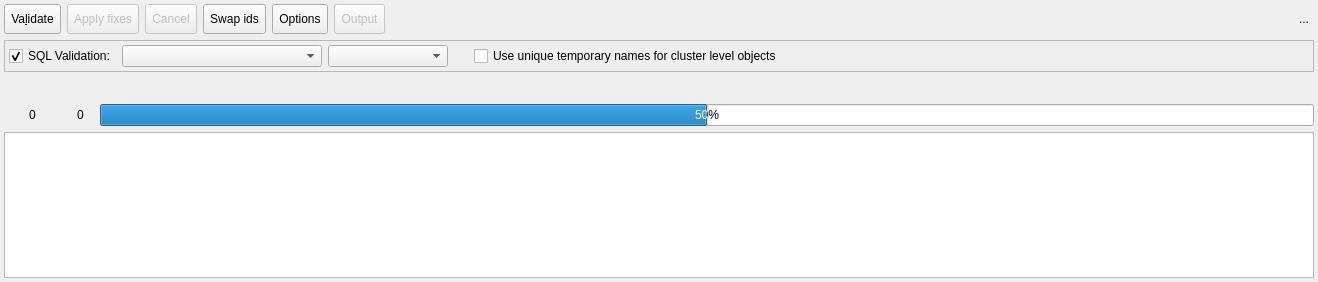
<?xml version="1.0" encoding="UTF-8"?>
<ui version="4.0">
 <class>ModelValidationWidget</class>
 <widget class="QWidget" name="ModelValidationWidget">
  <property name="geometry">
   <rect>
    <x>0</x>
    <y>0</y>
    <width>1318</width>
    <height>282</height>
   </rect>
  </property>
  <property name="sizePolicy">
   <sizepolicy hsizetype="Minimum" vsizetype="Preferred">
    <horstretch>0</horstretch>
    <verstretch>0</verstretch>
   </sizepolicy>
  </property>
  <property name="minimumSize">
   <size>
    <width>0</width>
    <height>230</height>
   </size>
  </property>
  <property name="baseSize">
   <size>
    <width>500</width>
    <height>0</height>
   </size>
  </property>
  <property name="windowTitle">
   <string>Form</string>
  </property>
  <layout class="QGridLayout" name="gridLayout">
   <property name="leftMargin">
    <number>4</number>
   </property>
   <property name="topMargin">
    <number>4</number>
   </property>
   <property name="rightMargin">
    <number>4</number>
   </property>
   <property name="bottomMargin">
    <number>4</number>
   </property>
   <item row="0" column="4">
    <widget class="QToolButton" name="options_btn">
     <property name="enabled">
      <bool>true</bool>
     </property>
     <property name="sizePolicy">
      <sizepolicy hsizetype="Fixed" vsizetype="Fixed">
       <horstretch>0</horstretch>
       <verstretch>0</verstretch>
      </sizepolicy>
     </property>
     <property name="minimumSize">
      <size>
       <width>0</width>
       <height>30</height>
      </size>
     </property>
     <property name="toolTip">
      <string>Try to apply a fix on the selected validation info.</string>
     </property>
     <property name="text">
      <string>Options</string>
     </property>
     <property name="icon">
      <iconset resource="../res/resources.qrc">
       <normaloff>:/icones/icones/config.png</normaloff>:/icones/icones/config.png</iconset>
     </property>
     <property name="iconSize">
      <size>
       <width>20</width>
       <height>20</height>
      </size>
     </property>
     <property name="checkable">
      <bool>true</bool>
     </property>
     <property name="toolButtonStyle">
      <enum>Qt::ToolButtonTextBesideIcon</enum>
     </property>
    </widget>
   </item>
   <item row="0" column="5" colspan="2">
    <widget class="QToolButton" name="output_btn">
     <property name="enabled">
      <bool>false</bool>
     </property>
     <property name="sizePolicy">
      <sizepolicy hsizetype="Fixed" vsizetype="Fixed">
       <horstretch>0</horstretch>
       <verstretch>0</verstretch>
      </sizepolicy>
     </property>
     <property name="minimumSize">
      <size>
       <width>0</width>
       <height>30</height>
      </size>
     </property>
     <property name="toolTip">
      <string>Handles the validation output</string>
     </property>
     <property name="text">
      <string>Output</string>
     </property>
     <property name="icon">
      <iconset resource="../res/resources.qrc">
       <normaloff>:/icones/icones/outputpane.png</normaloff>:/icones/icones/outputpane.png</iconset>
     </property>
     <property name="iconSize">
      <size>
       <width>20</width>
       <height>20</height>
      </size>
     </property>
     <property name="checkable">
      <bool>false</bool>
     </property>
     <property name="popupMode">
      <enum>QToolButton::InstantPopup</enum>
     </property>
     <property name="toolButtonStyle">
      <enum>Qt::ToolButtonTextBesideIcon</enum>
     </property>
    </widget>
   </item>
   <item row="0" column="7">
    <spacer name="horizontalSpacer">
     <property name="orientation">
      <enum>Qt::Horizontal</enum>
     </property>
     <property name="sizeHint" stdset="0">
      <size>
       <width>405</width>
       <height>17</height>
      </size>
     </property>
    </spacer>
   </item>
   <item row="3" column="0" colspan="13">
    <widget class="QTreeWidget" name="output_trw">
     <property name="editTriggers">
      <set>QAbstractItemView::DoubleClicked|QAbstractItemView::EditKeyPressed</set>
     </property>
     <property name="alternatingRowColors">
      <bool>true</bool>
     </property>
     <property name="selectionMode">
      <enum>QAbstractItemView::SingleSelection</enum>
     </property>
     <property name="selectionBehavior">
      <enum>QAbstractItemView::SelectRows</enum>
     </property>
     <property name="iconSize">
      <size>
       <width>20</width>
       <height>20</height>
      </size>
     </property>
     <property name="indentation">
      <number>20</number>
     </property>
     <property name="uniformRowHeights">
      <bool>true</bool>
     </property>
     <attribute name="headerVisible">
      <bool>false</bool>
     </attribute>
     <column>
      <property name="text">
       <string/>
      </property>
     </column>
    </widget>
   </item>
   <item row="0" column="12">
    <widget class="QToolButton" name="hide_tb">
     <property name="minimumSize">
      <size>
       <width>20</width>
       <height>20</height>
      </size>
     </property>
     <property name="maximumSize">
      <size>
       <width>20</width>
       <height>20</height>
      </size>
     </property>
     <property name="toolTip">
      <string>Hide this widget</string>
     </property>
     <property name="text">
      <string>...</string>
     </property>
     <property name="icon">
      <iconset resource="../res/resources.qrc">
       <normaloff>:/icones/icones/fechar1.png</normaloff>:/icones/icones/fechar1.png</iconset>
     </property>
     <property name="autoRaise">
      <bool>true</bool>
     </property>
    </widget>
   </item>
   <item row="2" column="0" colspan="13">
    <widget class="QWidget" name="prog_info_wgt" native="true">
     <property name="minimumSize">
      <size>
       <width>0</width>
       <height>0</height>
      </size>
     </property>
     <layout class="QGridLayout" name="gridLayout_3">
      <property name="leftMargin">
       <number>0</number>
      </property>
      <property name="topMargin">
       <number>0</number>
      </property>
      <property name="rightMargin">
       <number>0</number>
      </property>
      <property name="bottomMargin">
       <number>0</number>
      </property>
      <item row="1" column="0">
       <layout class="QHBoxLayout" name="horizontalLayout_2">
        <property name="spacing">
         <number>3</number>
        </property>
        <property name="rightMargin">
         <number>10</number>
        </property>
        <item>
         <widget class="QLabel" name="warn_lbl">
          <property name="sizePolicy">
           <sizepolicy hsizetype="Fixed" vsizetype="Fixed">
            <horstretch>0</horstretch>
            <verstretch>0</verstretch>
           </sizepolicy>
          </property>
          <property name="minimumSize">
           <size>
            <width>22</width>
            <height>22</height>
           </size>
          </property>
          <property name="maximumSize">
           <size>
            <width>22</width>
            <height>22</height>
           </size>
          </property>
          <property name="toolTip">
           <string>Warnings: does not prevents model to be saved.</string>
          </property>
          <property name="text">
           <string/>
          </property>
          <property name="textFormat">
           <enum>Qt::AutoText</enum>
          </property>
          <property name="pixmap">
           <pixmap resource="../res/resources.qrc">:/icones/icones/msgbox_alerta.png</pixmap>
          </property>
          <property name="scaledContents">
           <bool>true</bool>
          </property>
         </widget>
        </item>
        <item>
         <widget class="QLabel" name="warn_count_lbl">
          <property name="sizePolicy">
           <sizepolicy hsizetype="Preferred" vsizetype="Fixed">
            <horstretch>0</horstretch>
            <verstretch>0</verstretch>
           </sizepolicy>
          </property>
          <property name="text">
           <string>0</string>
          </property>
          <property name="indent">
           <number>0</number>
          </property>
         </widget>
        </item>
       </layout>
      </item>
      <item row="1" column="2">
       <widget class="QProgressBar" name="validation_prog_pb">
        <property name="sizePolicy">
         <sizepolicy hsizetype="Expanding" vsizetype="Fixed">
          <horstretch>0</horstretch>
          <verstretch>0</verstretch>
         </sizepolicy>
        </property>
        <property name="minimumSize">
         <size>
          <width>0</width>
          <height>0</height>
         </size>
        </property>
        <property name="value">
         <number>50</number>
        </property>
        <property name="invertedAppearance">
         <bool>false</bool>
        </property>
       </widget>
      </item>
      <item row="1" column="1">
       <layout class="QHBoxLayout" name="horizontalLayout">
        <property name="spacing">
         <number>3</number>
        </property>
        <property name="rightMargin">
         <number>10</number>
        </property>
        <item>
         <widget class="QLabel" name="error_lbl">
          <property name="sizePolicy">
           <sizepolicy hsizetype="Fixed" vsizetype="Fixed">
            <horstretch>0</horstretch>
            <verstretch>0</verstretch>
           </sizepolicy>
          </property>
          <property name="minimumSize">
           <size>
            <width>22</width>
            <height>22</height>
           </size>
          </property>
          <property name="maximumSize">
           <size>
            <width>22</width>
            <height>22</height>
           </size>
          </property>
          <property name="toolTip">
           <string>Errors: model will not be saved while there are validation errors.</string>
          </property>
          <property name="text">
           <string/>
          </property>
          <property name="pixmap">
           <pixmap resource="../res/resources.qrc">:/icones/icones/msgbox_erro.png</pixmap>
          </property>
          <property name="scaledContents">
           <bool>true</bool>
          </property>
          <property name="indent">
           <number>0</number>
          </property>
         </widget>
        </item>
        <item>
         <widget class="QLabel" name="error_count_lbl">
          <property name="sizePolicy">
           <sizepolicy hsizetype="Preferred" vsizetype="Fixed">
            <horstretch>0</horstretch>
            <verstretch>0</verstretch>
           </sizepolicy>
          </property>
          <property name="toolTip">
           <string/>
          </property>
          <property name="text">
           <string>0</string>
          </property>
          <property name="indent">
           <number>0</number>
          </property>
         </widget>
        </item>
       </layout>
      </item>
      <item row="0" column="0" colspan="3">
       <layout class="QHBoxLayout" name="horizontalLayout_5">
        <item>
         <widget class="QLabel" name="ico_lbl">
          <property name="sizePolicy">
           <sizepolicy hsizetype="Fixed" vsizetype="Fixed">
            <horstretch>0</horstretch>
            <verstretch>0</verstretch>
           </sizepolicy>
          </property>
          <property name="minimumSize">
           <size>
            <width>20</width>
            <height>20</height>
           </size>
          </property>
          <property name="maximumSize">
           <size>
            <width>20</width>
            <height>20</height>
           </size>
          </property>
          <property name="text">
           <string/>
          </property>
          <property name="scaledContents">
           <bool>true</bool>
          </property>
         </widget>
        </item>
        <item>
         <widget class="QLabel" name="object_lbl">
          <property name="sizePolicy">
           <sizepolicy hsizetype="Expanding" vsizetype="Fixed">
            <horstretch>0</horstretch>
            <verstretch>0</verstretch>
           </sizepolicy>
          </property>
          <property name="text">
           <string/>
          </property>
          <property name="indent">
           <number>5</number>
          </property>
         </widget>
        </item>
       </layout>
      </item>
     </layout>
    </widget>
   </item>
   <item row="1" column="0" colspan="13">
    <widget class="QFrame" name="options_frm">
     <property name="sizePolicy">
      <sizepolicy hsizetype="Preferred" vsizetype="Preferred">
       <horstretch>0</horstretch>
       <verstretch>0</verstretch>
      </sizepolicy>
     </property>
     <property name="minimumSize">
      <size>
       <width>0</width>
       <height>0</height>
      </size>
     </property>
     <property name="frameShape">
      <enum>QFrame::StyledPanel</enum>
     </property>
     <property name="frameShadow">
      <enum>QFrame::Raised</enum>
     </property>
     <layout class="QGridLayout" name="gridLayout_2">
      <property name="leftMargin">
       <number>4</number>
      </property>
      <property name="topMargin">
       <number>4</number>
      </property>
      <property name="rightMargin">
       <number>4</number>
      </property>
      <property name="bottomMargin">
       <number>4</number>
      </property>
      <item row="0" column="5">
       <widget class="QCheckBox" name="use_tmp_names_chk">
        <property name="sizePolicy">
         <sizepolicy hsizetype="Preferred" vsizetype="Fixed">
          <horstretch>0</horstretch>
          <verstretch>0</verstretch>
         </sizepolicy>
        </property>
        <property name="toolTip">
         <string>&lt;p&gt;pgModeler will generate unique and temporary names for database, role and tablespace objects. This option avoids object duplication errors when running the SQL validation.&lt;/p&gt;</string>
        </property>
        <property name="statusTip">
         <string/>
        </property>
        <property name="text">
         <string>Use unique temporary names for cluster level objects</string>
        </property>
       </widget>
      </item>
      <item row="0" column="0">
       <widget class="QCheckBox" name="sql_validation_chk">
        <property name="sizePolicy">
         <sizepolicy hsizetype="Fixed" vsizetype="Fixed">
          <horstretch>0</horstretch>
          <verstretch>0</verstretch>
         </sizepolicy>
        </property>
        <property name="toolTip">
         <string>&lt;p&gt;Enables the validation of SQL code in DBMS. This process requires the use of a pre-configured connection. SQL validation will occur only in the last step (when all objects were validated) or when there are no warnings.&lt;/p&gt;</string>
        </property>
        <property name="statusTip">
         <string/>
        </property>
        <property name="text">
         <string>SQL Validation:</string>
        </property>
        <property name="checked">
         <bool>true</bool>
        </property>
       </widget>
      </item>
      <item row="0" column="2" colspan="2">
       <widget class="QComboBox" name="version_cmb">
        <property name="enabled">
         <bool>true</bool>
        </property>
        <property name="sizePolicy">
         <sizepolicy hsizetype="Preferred" vsizetype="Fixed">
          <horstretch>0</horstretch>
          <verstretch>0</verstretch>
         </sizepolicy>
        </property>
        <property name="minimumSize">
         <size>
          <width>120</width>
          <height>0</height>
         </size>
        </property>
        <property name="toolTip">
         <string>PostgreSQL version</string>
        </property>
        <property name="sizeAdjustPolicy">
         <enum>QComboBox::AdjustToContents</enum>
        </property>
        <property name="iconSize">
         <size>
          <width>18</width>
          <height>18</height>
         </size>
        </property>
       </widget>
      </item>
      <item row="0" column="6">
       <spacer name="horizontalSpacer_3">
        <property name="orientation">
         <enum>Qt::Horizontal</enum>
        </property>
        <property name="sizeHint" stdset="0">
         <size>
          <width>40</width>
          <height>20</height>
         </size>
        </property>
       </spacer>
      </item>
      <item row="0" column="4">
       <spacer name="horizontalSpacer_2">
        <property name="orientation">
         <enum>Qt::Horizontal</enum>
        </property>
        <property name="sizeType">
         <enum>QSizePolicy::Fixed</enum>
        </property>
        <property name="sizeHint" stdset="0">
         <size>
          <width>20</width>
          <height>20</height>
         </size>
        </property>
       </spacer>
      </item>
      <item row="0" column="1">
       <widget class="QComboBox" name="connections_cmb">
        <property name="enabled">
         <bool>true</bool>
        </property>
        <property name="sizePolicy">
         <sizepolicy hsizetype="Expanding" vsizetype="Fixed">
          <horstretch>0</horstretch>
          <verstretch>0</verstretch>
         </sizepolicy>
        </property>
        <property name="minimumSize">
         <size>
          <width>0</width>
          <height>0</height>
         </size>
        </property>
        <property name="maximumSize">
         <size>
          <width>200</width>
          <height>16777215</height>
         </size>
        </property>
        <property name="toolTip">
         <string>Connection to be used in the SQL validation</string>
        </property>
        <property name="sizeAdjustPolicy">
         <enum>QComboBox::AdjustToContents</enum>
        </property>
        <property name="iconSize">
         <size>
          <width>18</width>
          <height>18</height>
         </size>
        </property>
       </widget>
      </item>
     </layout>
    </widget>
   </item>
   <item row="0" column="3">
    <widget class="QToolButton" name="swap_ids_btn">
     <property name="minimumSize">
      <size>
       <width>0</width>
       <height>30</height>
      </size>
     </property>
     <property name="toolTip">
      <string>Change the creation order for two objects by swapping their ids</string>
     </property>
     <property name="text">
      <string>Swap ids</string>
     </property>
     <property name="icon">
      <iconset resource="../res/resources.qrc">
       <normaloff>:/icones/icones/swapobjs.png</normaloff>:/icones/icones/swapobjs.png</iconset>
     </property>
     <property name="iconSize">
      <size>
       <width>20</width>
       <height>20</height>
      </size>
     </property>
     <property name="toolButtonStyle">
      <enum>Qt::ToolButtonTextBesideIcon</enum>
     </property>
    </widget>
   </item>
   <item row="0" column="0">
    <widget class="QToolButton" name="validate_btn">
     <property name="sizePolicy">
      <sizepolicy hsizetype="Fixed" vsizetype="Fixed">
       <horstretch>0</horstretch>
       <verstretch>0</verstretch>
      </sizepolicy>
     </property>
     <property name="minimumSize">
      <size>
       <width>0</width>
       <height>30</height>
      </size>
     </property>
     <property name="text">
      <string>Va&amp;lidate</string>
     </property>
     <property name="icon">
      <iconset resource="../res/resources.qrc">
       <normaloff>:/icones/icones/validation.png</normaloff>:/icones/icones/validation.png</iconset>
     </property>
     <property name="iconSize">
      <size>
       <width>20</width>
       <height>20</height>
      </size>
     </property>
     <property name="toolButtonStyle">
      <enum>Qt::ToolButtonTextBesideIcon</enum>
     </property>
    </widget>
   </item>
   <item row="0" column="2">
    <widget class="QToolButton" name="cancel_btn">
     <property name="enabled">
      <bool>false</bool>
     </property>
     <property name="minimumSize">
      <size>
       <width>0</width>
       <height>30</height>
      </size>
     </property>
     <property name="toolTip">
      <string>Cancel the SQL validation in progress.</string>
     </property>
     <property name="text">
      <string>Cancel</string>
     </property>
     <property name="icon">
      <iconset resource="../res/resources.qrc">
       <normaloff>:/icones/icones/msgbox_erro.png</normaloff>:/icones/icones/msgbox_erro.png</iconset>
     </property>
     <property name="iconSize">
      <size>
       <width>20</width>
       <height>20</height>
      </size>
     </property>
     <property name="shortcut">
      <string>Esc</string>
     </property>
     <property name="toolButtonStyle">
      <enum>Qt::ToolButtonTextBesideIcon</enum>
     </property>
    </widget>
   </item>
   <item row="0" column="1">
    <widget class="QToolButton" name="fix_btn">
     <property name="enabled">
      <bool>false</bool>
     </property>
     <property name="sizePolicy">
      <sizepolicy hsizetype="Fixed" vsizetype="Fixed">
       <horstretch>0</horstretch>
       <verstretch>0</verstretch>
      </sizepolicy>
     </property>
     <property name="minimumSize">
      <size>
       <width>0</width>
       <height>30</height>
      </size>
     </property>
     <property name="toolTip">
      <string>Try to resolve the reported issues.</string>
     </property>
     <property name="text">
      <string>Apply fixes</string>
     </property>
     <property name="icon">
      <iconset resource="../res/resources.qrc">
       <normaloff>:/icones/icones/fixobject.png</normaloff>:/icones/icones/fixobject.png</iconset>
     </property>
     <property name="iconSize">
      <size>
       <width>20</width>
       <height>20</height>
      </size>
     </property>
     <property name="shortcut">
      <string>Ctrl+S</string>
     </property>
     <property name="toolButtonStyle">
      <enum>Qt::ToolButtonTextBesideIcon</enum>
     </property>
     <property name="arrowType">
      <enum>Qt::NoArrow</enum>
     </property>
    </widget>
   </item>
  </layout>
 </widget>
 <tabstops>
  <tabstop>validate_btn</tabstop>
  <tabstop>fix_btn</tabstop>
  <tabstop>sql_validation_chk</tabstop>
  <tabstop>connections_cmb</tabstop>
  <tabstop>version_cmb</tabstop>
  <tabstop>output_trw</tabstop>
  <tabstop>hide_tb</tabstop>
 </tabstops>
 <resources>
  <include location="../res/resources.qrc"/>
 </resources>
 <connections/>
</ui>
